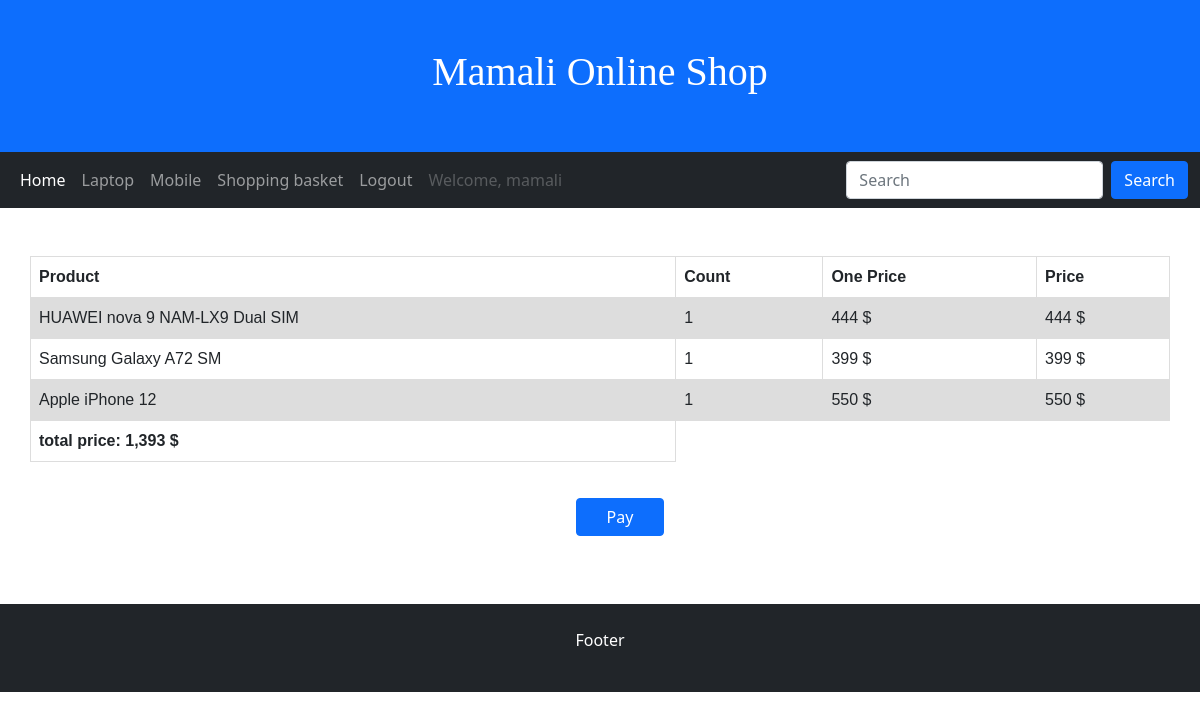
/factor/ (signed in), run on an earlier commit of the app's database.
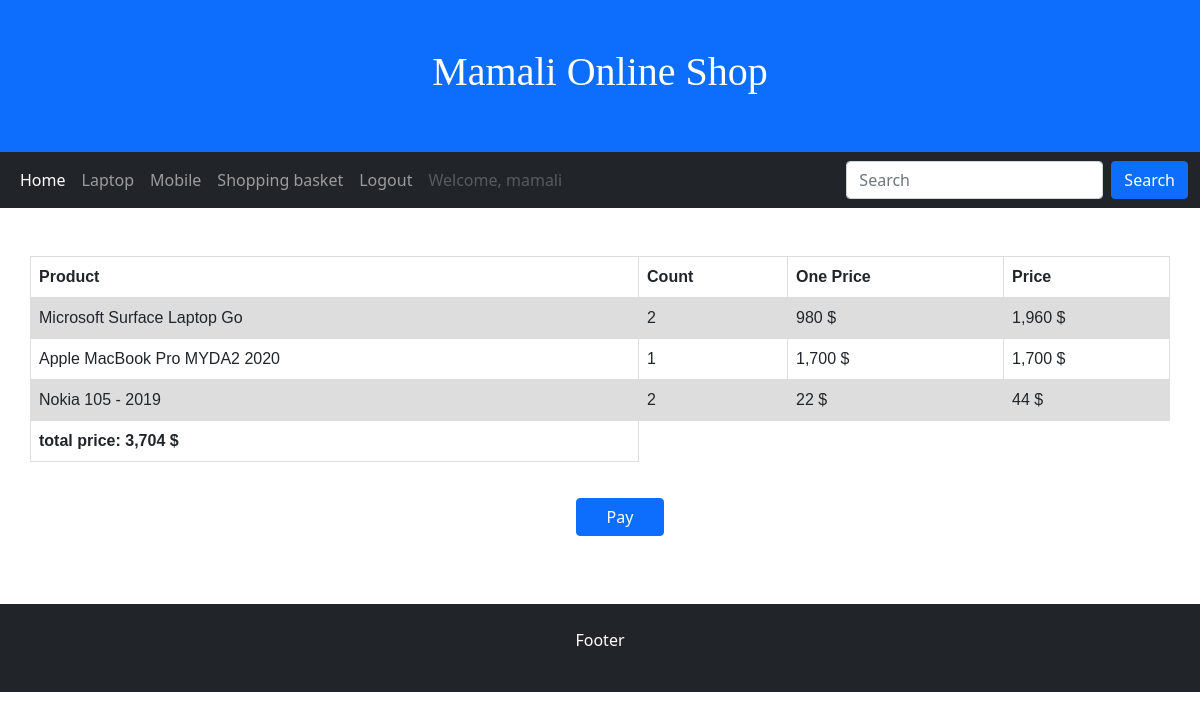
And on a later commit of the database.
### store_app/models.py (models this page shows, shortened)
class ShoppingBasket(models.Model):
    buyyer = models.ForeignKey(User, models.CASCADE)
    product = models.ForeignKey(Product, models.CASCADE, related_name='products')
    count = models.PositiveSmallIntegerField(default=1)
    class Meta:
        ordering = ['buyyer']

class Product(models.Model):
    title = models.CharField(max_length=100)
    image = models.ImageField(upload_to='store_app')
    brand = models.ForeignKey(to='Brand', on_delete=models.CASCADE, related_name='brands')
    category = models.ForeignKey(to='Category', on_delete=models.CASCADE, related_name='categories')
    explanation = RichTextField()
    price = models.IntegerField()
    count = models.SmallIntegerField()
    available = models.BooleanField(default=False)
    created_at = models.DateTimeField(default=timezone.now)

### store_app/views.py (the view)
# urls.py: path('factor/', views.factor_view, name='factor'),
def factor_view(req):
    purchases = ShoppingBasket.objects.filter(buyyer=req.user)
    total = 0
    for purchase in purchases:
        total += purchase.product.price * purchase.count
    return render(req, 'store_app/factor.html', {'purchases': purchases, 'total_price': total})

### templates/store_app/factor.html (shortened to what this page needs)
{% extends 'base.html' %}
{% load humanize %}
{% block content %}
{% if not purchase %}
    <table class="table">
        <tr>
            <th>Product</th>
            <th>Count</th>
            <th>One Price</th>
            <th>Price</th>
        </tr>
        {% for purchase in purchases %}
        <tr>
            <td>{{ purchase.product.title }}</td>
            <td>{{ purchase.count }}</td>
            <td>{{ purchase.product.price|intcomma }} $</td>
            {% widthratio purchase.product.price 1 purchase.count as price %}
            <td>  {{ price|intcomma }} $</td>
        </tr>
        {% endfor %}
        <tr>
            <th>total price: {{total_price|intcomma}} $</th>
        </tr>
    </table>
    <div class="container text-center" style="margin: 20px">
        <a style="padding-left: 30px; padding-right: 30px;" class="btn btn-primary" href="{% url 'store_app:bank' %}">Pay</a>
    </div>{% else %}
    <h1> Your basket is empty </h1>
{% endif %}
{% endblock content %}

What changed in the data, as far as the page shows it:
removed ShoppingBasket: product "HUAWEI nova 9 NAM-LX9 Dual SIM", count "1", product.price "444", price "444"
removed ShoppingBasket: product "Samsung Galaxy A72 SM", count "1", product.price "399", price "399"
removed ShoppingBasket: product "Apple iPhone 12", count "1", product.price "550", price "550"
added ShoppingBasket: product "Microsoft Surface Laptop Go", count "2", product.price "980", price "1,960"
added ShoppingBasket: product "Apple MacBook Pro MYDA2 2020", count "1", product.price "1,700", price "1,700"
added ShoppingBasket: product "Nokia 105 - 2019", count "2", product.price "22", price "44"
Also different on the page:
{{ total_price|intcomma }}: "1,393" → "3,704"
